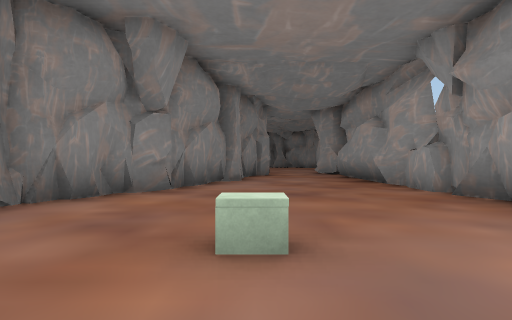
[1] (above)

19 first-person views from a walk through a scene from a Unity 3-D project. The camera is 1.3 m above the floor, looks level and sees 80° across. The floor is counted in squares, 2.37 m on a side. Each view is taken from the middle of a square. On the plan, view 1 faces up. The plan holds only what a view shows up to about 9 squares ahead; the rest is blank. The place goes on beyond the plan. The player character is not drawn. Some animated figures are left out.

[2]
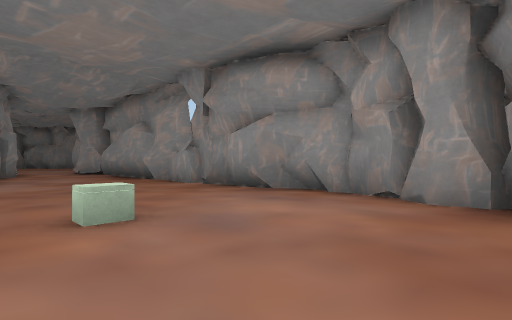

[3]
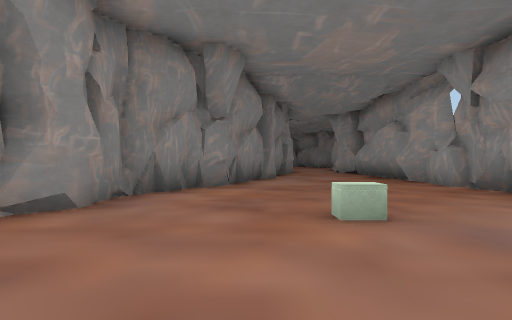

[4]
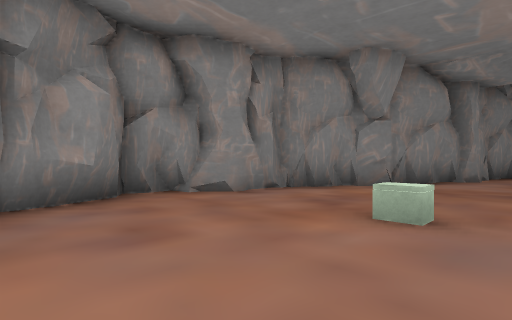

[5]
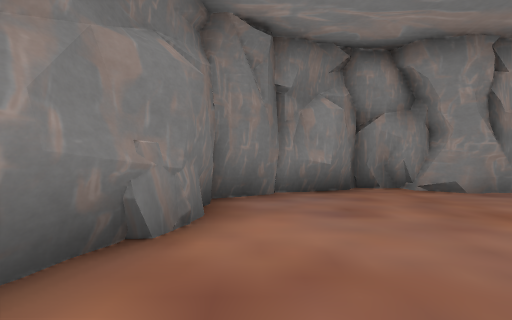

[6]
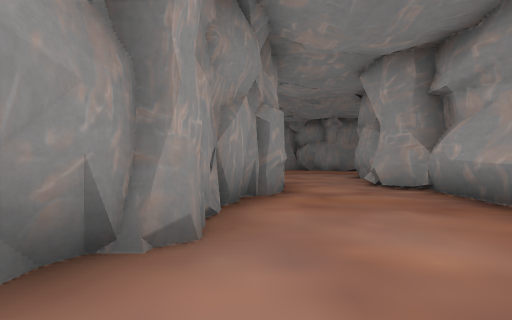

[7]
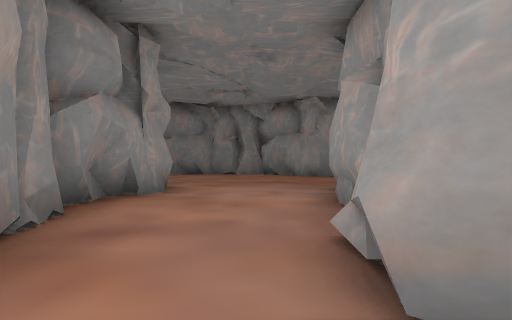

[8]
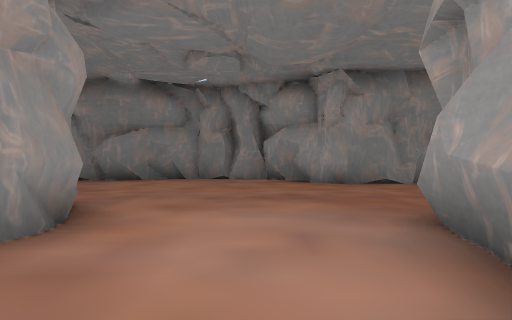

[9]
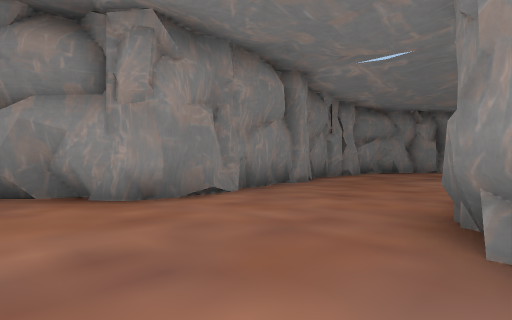

[10]
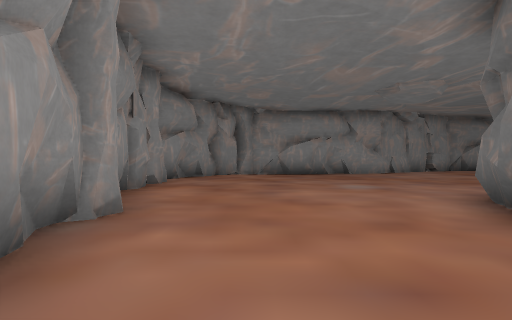

[11]
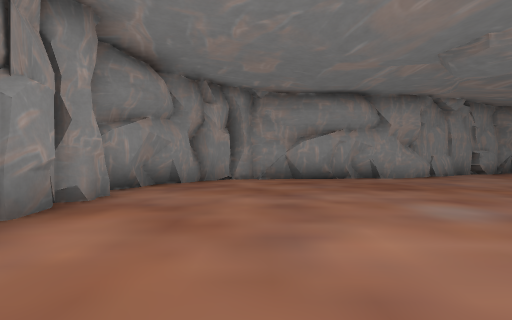

[12]
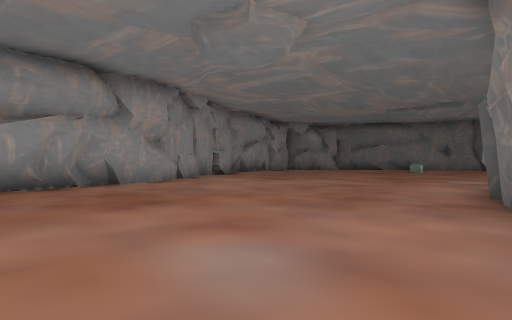

[13]
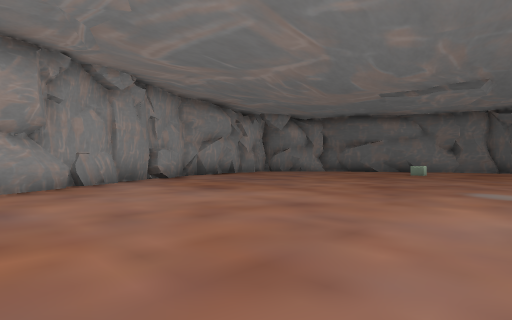

[14]
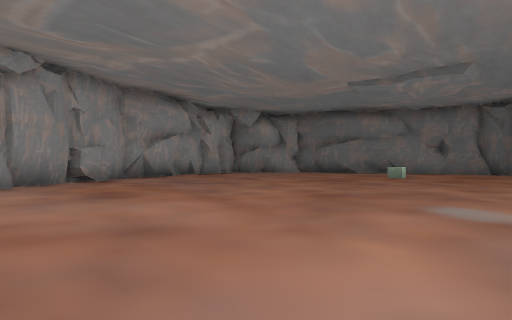

[15]
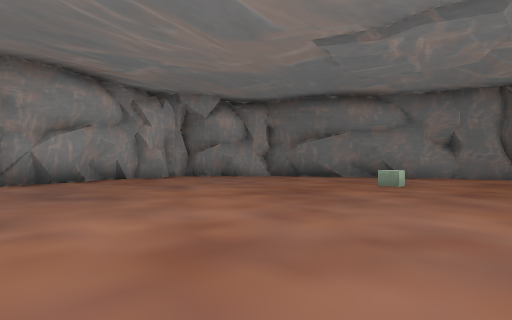

[16]
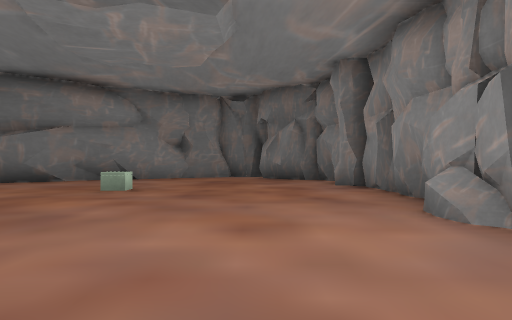

[17]
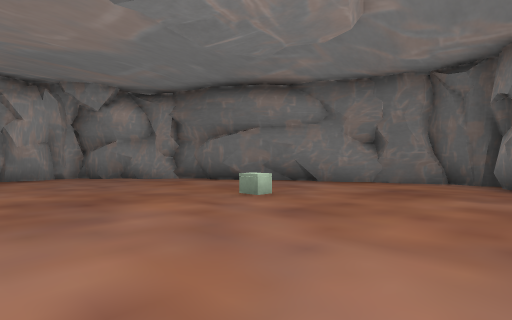

[18]
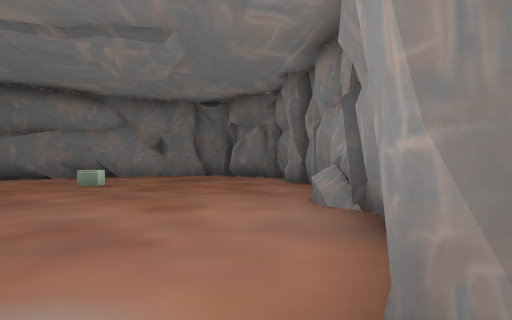

[19]
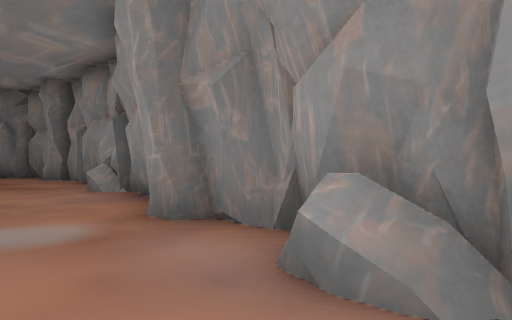

### Floor plan
Key: @ floor where view 1 was taken; # wall or solid block; . floor; = window, fence, low wall or low ledge; O other object.
Columns run from 3 left of view 1 to 21 right of it. Each row starts with its distance up from view 1.
 23  ######      ######
 22 ##....########....##
 21  ......##..........##
 20  ...................#
 19   ..................#
 18    .................#
 17    #...##  ##.......#
 16    #...#     .......##
 15    #..##     #.......#
 14    #..#      #.......##
 13    #..#      ##.......#
 12    #..#      #=.......##
 11    #..#      #.........#
 10   =#..#      #.........#
  9   #...#      #.........##
  8   #...#      #..........#
  7  ##...#      #..........#
  6  #....##    ##..........#
  5 ##.....#    #.....O.....#
  4 #......#    #..........##
  3 #......#    ##.......###
  2 ...O...#     #......##
  1 .......#     ##...###
  0 #..@...#      #####
 -1 #.....##
 -2 #####

Positions as (right, up) in squares from view 1, and headings:
1: (0, 0), facing up
2: (-1, -1), facing up-right
3: (-1, -1), facing up
4: (1, -1), facing up-left
5: (2, -1), facing left
6: (0, 6), facing up
7: (2, 11), facing up
8: (2, 14), facing up
9: (2, 17), facing up-right
10: (5, 20), facing right
11: (8, 20), facing right
12: (10, 19), facing down-right
13: (11, 16), facing down-right
14: (11, 14), facing down-right
15: (12, 11), facing down-right
16: (12, 10), facing down
17: (11, 8), facing down-right
18: (11, 11), facing down
19: (12, 13), facing down-left
